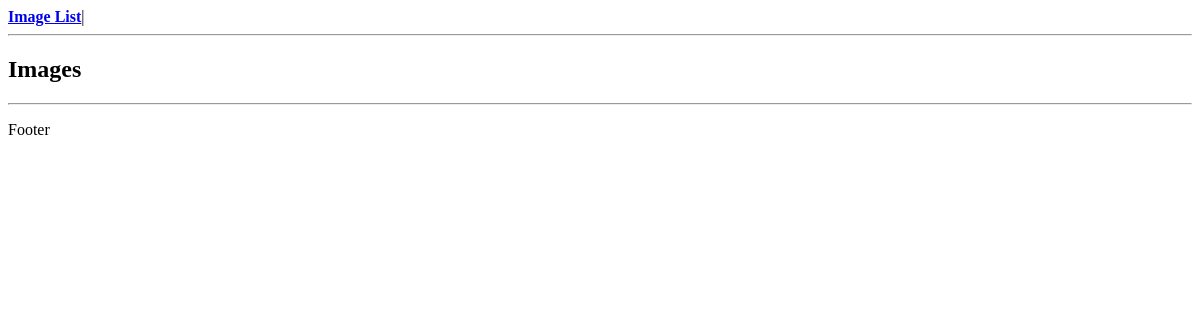
Page /members/list.php (signed in) on the earlier database version.
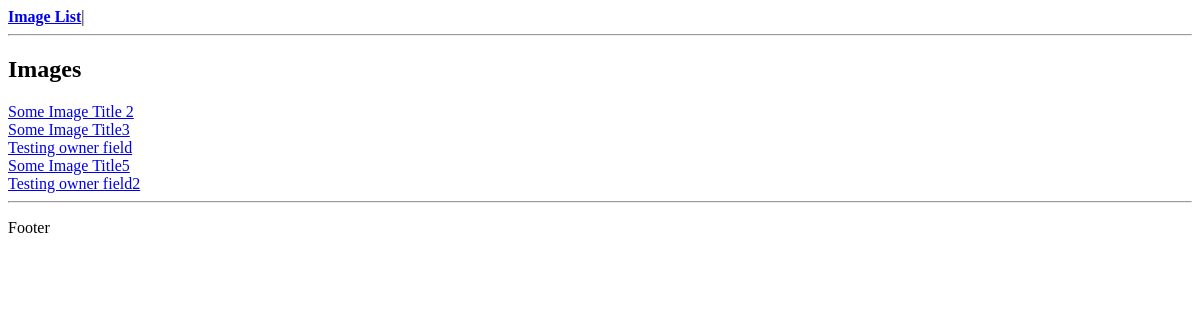
Same page on the later database version.
### tables this page shows
CREATE TABLE IF NOT EXISTS `file` (
`fileid` int(11) NOT NULL,
  `owner` int(11) NOT NULL,
  `title` varchar(250) NOT NULL,
  `description` text NOT NULL,
  `filename` varchar(250) NOT NULL,
  `type` varchar(10) NOT NULL,
  `size` int(11) NOT NULL,
  `width` int(11) NOT NULL,
  `height` int(11) NOT NULL,
  `uploaded` varchar(25) NOT NULL,
  `updated` int(11) NOT NULL
);

### members/list.php (the view, shortened to what this page needs)
<?php
echo ("<h2>Images</h2>");
$statement = $GLOBALS['db']->query("SELECT * FROM file");
$statement->execute();
$images = $statement->fetchAll(PDO::FETCH_ASSOC);
for ($i=0; $i < count($images); $i++) {
	$href = '<a href="image.php?id=';
	$href.= $images[$i]['fileid'];
	$href.= '">';
	$href.= $images[$i]['title'];
	$href.= '</a><br/>';
	echo $href;
}
?>

Differences in the rows shown:
added file: href "Some Image Title 2"
added file: href "Some Image Title3"
added file: href "Testing owner field"
added file: href "Some Image Title5"
added file: href "Testing owner field2"
